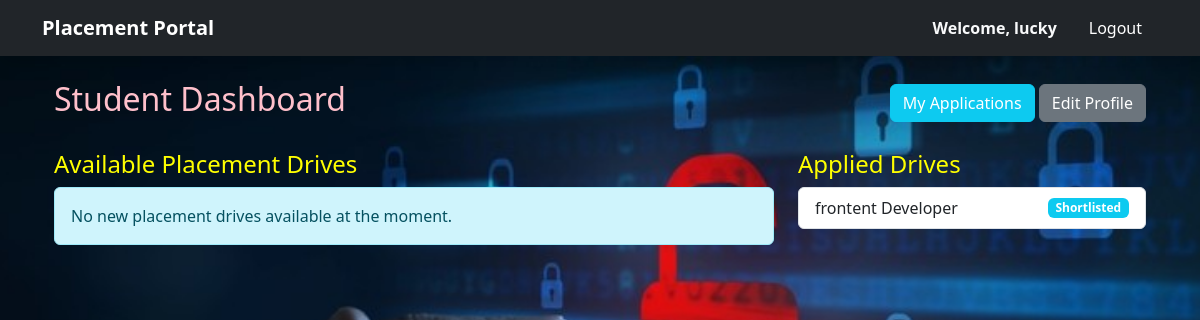
Screenshot of /student/dashboard (signed in) with the database file from the repository.
### models.py (models this page shows)
class Student(db.Model):
    id = db.Column(db.Integer, primary_key=True)
    user_id = db.Column(db.Integer, db.ForeignKey('user.id'), nullable=False)
    name = db.Column(db.String(100), nullable=False)
    department = db.Column(db.String(100))
    cgpa = db.Column(db.Float)
    status = db.Column(db.String(20), default='Active')
    resume_link = db.Column(db.String(255))

class Application(db.Model):
    id = db.Column(db.Integer, primary_key=True)
    student_id = db.Column(db.Integer, db.ForeignKey('student.id'), nullable=False)
    drive_id = db.Column(db.Integer, db.ForeignKey('drive.id'), nullable=False)
    application_date = db.Column(db.DateTime, default=datetime.utcnow)
    status = db.Column(db.String(20), default='Applied')
    student = db.relationship('Student', backref='applications')
    drive = db.relationship('Drive', backref='applications')

class Drive(db.Model):
    id = db.Column(db.Integer, primary_key=True)
    company_id = db.Column(db.Integer, db.ForeignKey('company.id'), nullable=False)
    job_title = db.Column(db.String(100), nullable=False)
    description = db.Column(db.Text)
    salary = db.Column(db.Float)
    eligibility_criteria = db.Column(db.Text)
    application_deadline = db.Column(db.Date)
    status = db.Column(db.String(20), default='Pending')
    company = db.relationship('Company', backref='drives')

### routes/student_routes.py (the view)
@student_bp.route('/dashboard')
def dashboard():
    if not is_student():
        return redirect(url_for('auth.login'))
    user_id = session.get('user_id')
    student = Student.query.filter_by(user_id=user_id).first()
    my_applications = Application.query.filter_by(student_id=student.id).all()
    applied_drive_ids = [app.drive_id for app in my_applications]
    available_drives = Drive.query.filter(Drive.status == 'Approved', Drive.id.notin_(applied_drive_ids)).all()
    return render_template('student/dashboard.html',
                           drives=available_drives,
                           my_applications=my_applications)

### routes/student_routes.py (called while the page is built)
def is_student():
    return session.get('role') == 'student'

### templates/student/dashboard.html
{% extends "base.html" %}
{% block content %}
<div class="container">
    <div class="d-flex justify-content-between align-items-center mb-4">
        <h2 style="color: pink;">Student Dashboard</h2>
        <div>
            <a href="{{ url_for('student.my_applications') }}" class="btn btn-info text-white">My Applications</a>
            <a href="{{ url_for('student.profile') }}" class="btn btn-secondary">Edit Profile</a>
        </div>
    </div>
    <div class="row">
        <div class="col-md-8">
            <h4 style="color: yellow;">Available Placement Drives</h4>
            {% for drive in drives %}
                <div class="card mb-3">
                    <div class="card-body">
                        <h5 class="card-title">{{ drive.job_title }}</h5>
                        <h6 class="card-subtitle mb-2 text-muted">{{ drive.company.name }}</h6>
                        <p class="card-text">{{ drive.description }}</p>
                        <p class="card-text"><strong>Salary:</strong> {{ drive.salary or 'Not Disclosed' }}</p>
                        <a href="{{ url_for('student.apply', drive_id=drive.id) }}" class="btn btn-primary">Apply Now</a>
                    </div>
                </div>
            {% else %}
                <div class="alert alert-info">No new placement drives available at the moment.</div>
            {% endfor %}
        </div>
        <div class="col-md-4">
            <h4 style="color: yellow;">Applied Drives</h4>
            <ul class="list-group">
                {% for app in my_applications %}
                    <li class="list-group-item d-flex justify-content-between align-items-center">
                        {{ app.drive.job_title }}
                        <span class="badge
                            {% if app.status == 'Applied' %}bg-secondary
                            {% elif app.status == 'Shortlisted' %}bg-info
                            {% elif app.status == 'Selected' %}bg-success
                            {% else %}bg-danger{% endif %}">
                            {{ app.status }}
                        </span>
                    </li>
                {% else %}
                    <li class="list-group-item">You have not applied to any drives yet.</li>
                {% endfor %}
            </ul>
        </div>
    </div>
</div>
{% endblock %}

### templates/base.html (shortened to what this page needs)
<!DOCTYPE html>
<html lang="en">
<head>
    <link href="https://cdn.jsdelivr.net/npm/bootstrap@5.3.0/dist/css/bootstrap.min.css" rel="stylesheet">
</head>
<body>
    <nav class="navbar navbar-expand-lg navbar-dark bg-dark shadow">
        <div class="container">
            <a class="navbar-brand fw-bold" href="#">Placement Portal</a>
            <div class="collapse navbar-collapse" id="navbarNav">
                <ul class="navbar-nav ms-auto align-items-center">
                    {% if session.get('user_id') %}
                        <li class="nav-item me-3">
                            <span class="navbar-text text-light fw-bold">
                                Welcome, {{ session.get('name', 'User') }}
                            </span>
                        </li>
                        <li class="nav-item">
                            <a class="nav-link btn btn-danger text-white btn-sm px-3" href="{{ url_for('auth.logout') }}">Logout</a>
                        </li>
                    {% endif %}
                </ul>
            </div>
        </div>
    </nav>
    <div class="container mt-4">
        {% block content %}{% endblock %}
    </div>
</body>
</html>

### templates/base.html (style rules this page uses)
body { background-size: cover; background-position: center; background-repeat: no-repeat; background-attachment: fixed; min-height: 100vh; background-color: #f8f9fa; }

### rows the page displays
Student: get "lucky"
Application: drive.job_title "frontent Developer", status "Shortlisted"
